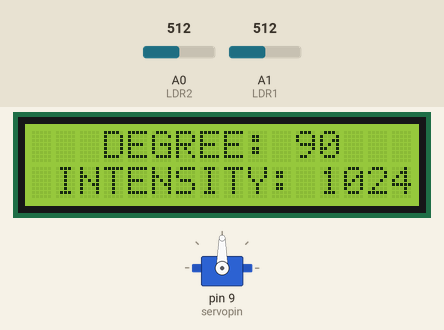
This sketch was run on a simulated Arduino Uno, built with avr-gcc and run on an emulated ATmega328P. On the bench: 16×2 character LCD, servo. The inputs (shaded band) are chosen by the test bench; at power-on: A0 (LDR2) = 512, A1 (LDR1) = 512.

Above: at 3.2 s.
3.3 s: A0 (LDR2) set to 491
At 4.0 s:
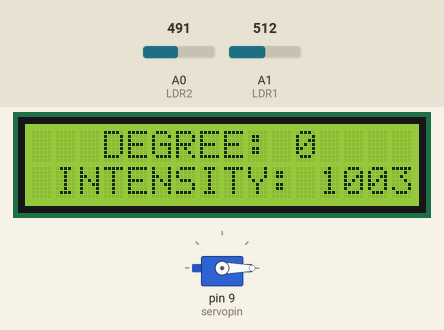
5.1 s: A0 (LDR2) set to 511
At 5.7 s:
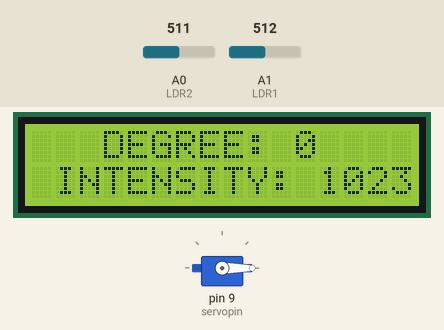
8.1 s: A1 (LDR1) set to 495
At 9.6 s:
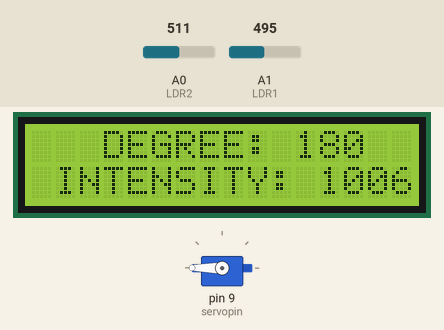
9.9 s: A1 (LDR1) set to 511
At 10.4 s:
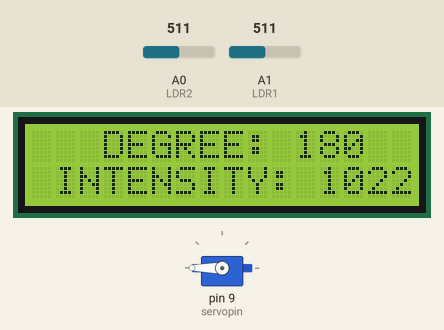
12.9 s: A1 (LDR1) set to 306
At 14.1 s:
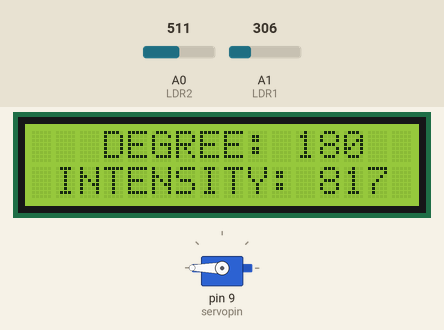
15.9 s: A0 (LDR2) set to 306
At 17.0 s:
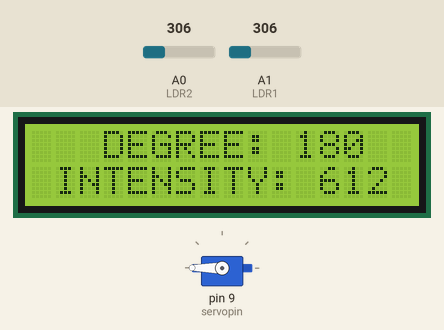
Timing chart, 0 to 18.9 s (numbered marks = the images above; inputs shaded):
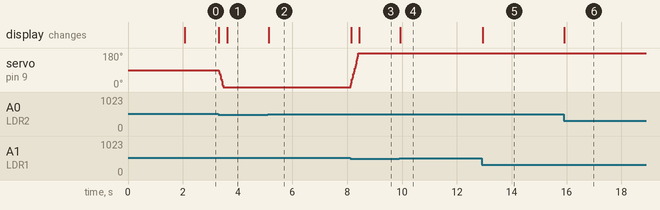

The sketch:

finalCode.ino
```cpp
#include <LiquidCrystal.h>  // Including the library file of LCD Display
#include <IRremote.h>       // Including the library file of Infrared Remote
#include <Servo.h>          // Including the library file of Servo Motor

// Codes of the remote buttons (converted to decimal from hexadecimal)
int codes[] = {0, 2040, 2295, 2550, 2805, 3060, 3315};

// Empty strings to print later using the LCD Display
String deg = "";
String intensity = "";

// Declaring all pins for components
int RECV_PIN = 6;         // Pin for IR Sensor (Digital)
int LDR1 = A1;            // Pin for LDR1 on Pin A1 (Analog)
int LDR2 = A0;            // Pin for LDR2 on Pin A0 (Analog)
int servopin = 9;         // Pin for Servo Motor (Digital PWM)
LiquidCrystal lcd(4, 3, 10, 11, 12, 13); // Pins for the LCD Display

IRrecv irrecv(RECV_PIN);
decode_results results;
Servo myservo;

// Global variables for Servo
int initial_position = 90;
int error = 5;


void setup()
{
  lcd.begin(16, 2); // Size of LCD
  lcd.print("SOLAR TRACKER BY");
  lcd.setCursor(0, 1); // Changing line
  lcd.print("  IoT Group 2   ");

  Serial.begin(9600);

  // We take inputs from the LDR's, hence we set them as inputs
  pinMode(LDR1, INPUT);
  pinMode(LDR2, INPUT);

  myservo.attach(servopin);
  myservo.write(initial_position);   // Move Servo at 90 degree

  irrecv.enableIRIn();

  delay(2000);
}


void loop()
{

  irrecv.resume(); // Accept a value from the remote

  // This loop keeps the circuit in automatic mode until a button is pressed
  while(!irrecv.decode(&results))
  {
  automatic();
  }

  // Checking for which button is pressed, and call the function accordingly
  for (int i=1; i<=6; i++)
  {
    // This recieves and decodes the code receieved from the remote, and convert it to an integer
    if (irrecv.decodedIRData.decodedRawData == codes[i])
    {
      servoAction(i); // Calling the function where the motor works
    }
  }

}

// Self defined function
void servoAction(int i)
{
    int angle = i*30; // Setting the degree according to the button pressed
    deg = ""; // Erase the previous value of deg, to print a new value on LCD
    deg = String(angle); // Store the new value in deg (as a string)
    myservo.write(angle);
    delay(15);

    // Printing on the LCD

    lcd.clear();
    lcd.print("   DEGREE:" + deg);
    lcd.setCursor(0, 1);
    lcd.print("  (MANUAL-MODE) ");

    // This loop keeps our Servo at the current position until another button is pressed

    while(1)
    {
      if (irrecv.decode(&results))
      {
        irrecv.resume();   // Receive the next value
      }

      if(irrecv.decodedIRData.decodedRawData != codes[i])
      {
        for (int j=1; j<=6; j++)
        {
          if(irrecv.decodedIRData.decodedRawData == codes[j])  // Checking which button is pressed
          {
            // Recursion
            servoAction(j); // Calling the same function according to the new button pressed
          }
        }
        // This takes our Servo back to the automatic mode
        break; // Break the while loop, if none of the 6 specified buttons are pressed
      }
    }
}

// Self defined function for automatic mode
void automatic()
{
  int R1 = analogRead(LDR1); // Read LDR 1
  int R2 = analogRead(LDR2); // Read LDR 2
  int diff = abs(R1 - R2);   // Calculating the absolute differece between the intensities

  if((diff <= error))
  {
    // If the difference is less than the error (5), nothing needs to be done
    // It is almost the same
  }

  // If the difference is greater than the error (5)
  else
  {
    // Changes the position of the motor in clockwise direction if condition satisfies
    if(R1 > R2)
    {
      initial_position = initial_position - 10;
    }

    // Changes the position of the motor in anti-clockwise direction if condition satisfies
    if(R1 < R2)
    {
      initial_position = initial_position + 10;
    }
  }

  // Emptying the string deg and intensity to store and print a new value

  deg = "";
  deg = String(initial_position);

  intensity = "";
  int R = R1 + R2; // Total intensity of light
  intensity = String(R);

  // Printing on the LCD

  if (initial_position >= 180) // Maximum value for the servo is 180, can't be higher
  {
     initial_position = 180;
     lcd.clear();
     lcd.print("   DEGREE: 180");
  }

  else if (initial_position <= 0) // Minimum value for the servo is 0, can't be lower
  {
     initial_position = 0;
     lcd.clear();
     lcd.print("   DEGREE: 0");
  }

  else
  {
    lcd.clear();
    lcd.print("   DEGREE: " + deg);
  }

  lcd.setCursor(0, 1);
  lcd.print(" INTENSITY: " + intensity);

  myservo.write(initial_position); // Set position as calculated on the servo
  delay(10);
}
```

Measured:
- the behaviour switches between 507 and 506 on A0 (LDR2) (found by bisection; images 0 and 1)
- the behaviour switches between 506 and 505 on A1 (LDR1) (found by bisection; images 2 and 3)
- after the input at 3.3 s, servo on pin 9 (servopin): 90° → 0° at once; the display: first changes at once (image 1 shows a later state)
- after the input at 5.1 s, the display: changes at once (image 2)
- after the input at 8.1 s, servo on pin 9 (servopin): moves from 0° to 180° over 0.29 s, starting at once; the display: first changes at once (image 3 shows a later state)
- after the input at 9.9 s, the display: changes at once (image 4)
- after the input at 12.9 s, the display: changes at once (image 5)
- after the input at 15.9 s, the display: changes at once (image 6)
